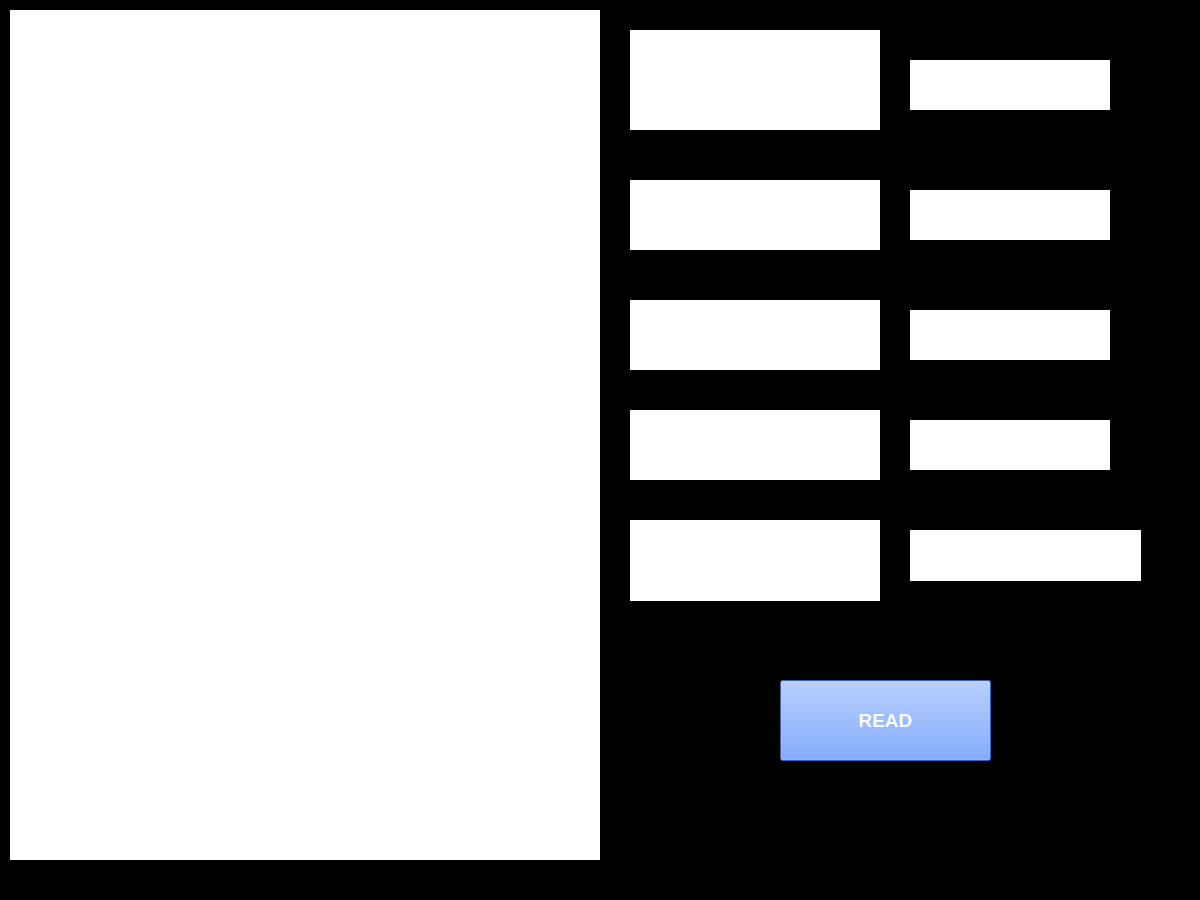
<?xml version="1.0" encoding="UTF-8"?>
<ui version="4.0">
 <class>MainWindow</class>
 <widget class="QMainWindow" name="MainWindow">
  <property name="geometry">
   <rect>
    <x>0</x>
    <y>0</y>
    <width>1200</width>
    <height>900</height>
   </rect>
  </property>
  <property name="acceptDrops">
   <bool>false</bool>
  </property>
  <property name="windowTitle">
   <string>MainWindow</string>
  </property>
  <property name="styleSheet">
   <string notr="true">background-color:black;</string>
  </property>
  <widget class="QWidget" name="centralwidget">
   <widget class="QLabel" name="image_label">
    <property name="geometry">
     <rect>
      <x>10</x>
      <y>10</y>
      <width>590</width>
      <height>850</height>
     </rect>
    </property>
    <property name="sizePolicy">
     <sizepolicy hsizetype="Fixed" vsizetype="Fixed">
      <horstretch>0</horstretch>
      <verstretch>0</verstretch>
     </sizepolicy>
    </property>
    <property name="font">
     <font>
      <stylestrategy>PreferDefault</stylestrategy>
     </font>
    </property>
    <property name="acceptDrops">
     <bool>false</bool>
    </property>
    <property name="styleSheet">
     <string notr="true">QLabel{
background-color:white;
border-color:black;
border-width:1px;
}</string>
    </property>
    <property name="frameShadow">
     <enum>QFrame::Raised</enum>
    </property>
    <property name="text">
     <string/>
    </property>
    <property name="scaledContents">
     <bool>false</bool>
    </property>
    <property name="alignment">
     <set>Qt::AlignLeading|Qt::AlignLeft|Qt::AlignTop</set>
    </property>
    <property name="textInteractionFlags">
     <set>Qt::NoTextInteraction</set>
    </property>
   </widget>
   <widget class="QLabel" name="image_name">
    <property name="geometry">
     <rect>
      <x>630</x>
      <y>30</y>
      <width>250</width>
      <height>100</height>
     </rect>
    </property>
    <property name="styleSheet">
     <string notr="true">QLabel{
background-color:white;
border-color:black;
border-style:plane;
border-width:1px;
}</string>
    </property>
    <property name="text">
     <string/>
    </property>
   </widget>
   <widget class="QLabel" name="image_data">
    <property name="geometry">
     <rect>
      <x>630</x>
      <y>180</y>
      <width>250</width>
      <height>70</height>
     </rect>
    </property>
    <property name="styleSheet">
     <string notr="true">QLabel{
background-color:white;
border-color:black;
border-style:plane;
border-width:1px;
}</string>
    </property>
    <property name="text">
     <string/>
    </property>
   </widget>
   <widget class="QLabel" name="image_targa">
    <property name="geometry">
     <rect>
      <x>630</x>
      <y>300</y>
      <width>250</width>
      <height>70</height>
     </rect>
    </property>
    <property name="styleSheet">
     <string notr="true">QLabel{
background-color:white;
border-color:black;
border-style:plane;
border-width:1px;
}</string>
    </property>
    <property name="text">
     <string/>
    </property>
   </widget>
   <widget class="QLabel" name="text_name">
    <property name="geometry">
     <rect>
      <x>910</x>
      <y>60</y>
      <width>200</width>
      <height>50</height>
     </rect>
    </property>
    <property name="styleSheet">
     <string notr="true">QLabel{
background-color:white;
border-color:black;
border-style:plane;
border-width:1px;
}</string>
    </property>
    <property name="text">
     <string/>
    </property>
   </widget>
   <widget class="QLabel" name="text_data">
    <property name="geometry">
     <rect>
      <x>910</x>
      <y>190</y>
      <width>200</width>
      <height>50</height>
     </rect>
    </property>
    <property name="styleSheet">
     <string notr="true">QLabel{
background-color:white;
border-color:black;
border-style:plane;
border-width:1px;
}</string>
    </property>
    <property name="text">
     <string/>
    </property>
   </widget>
   <widget class="QLabel" name="text_targa">
    <property name="geometry">
     <rect>
      <x>910</x>
      <y>310</y>
      <width>200</width>
      <height>50</height>
     </rect>
    </property>
    <property name="styleSheet">
     <string notr="true">QLabel{
background-color:white;
border-color:black;
border-style:plane;
border-width:1px;
}</string>
    </property>
    <property name="text">
     <string/>
    </property>
   </widget>
   <widget class="QPushButton" name="readButton">
    <property name="geometry">
     <rect>
      <x>780</x>
      <y>680</y>
      <width>211</width>
      <height>81</height>
     </rect>
    </property>
    <property name="font">
     <font>
      <pointsize>14</pointsize>
      <weight>75</weight>
      <bold>true</bold>
     </font>
    </property>
    <property name="styleSheet">
     <string notr="true">background-color:rgb(76, 133, 255);
color:white;</string>
    </property>
    <property name="text">
     <string>READ</string>
    </property>
   </widget>
   <widget class="QLabel" name="image_cf">
    <property name="geometry">
     <rect>
      <x>630</x>
      <y>410</y>
      <width>250</width>
      <height>70</height>
     </rect>
    </property>
    <property name="styleSheet">
     <string notr="true">QLabel{
background-color:white;
border-color:black;
border-style:plane;
border-width:1px;
}</string>
    </property>
    <property name="text">
     <string/>
    </property>
   </widget>
   <widget class="QLabel" name="text_cf">
    <property name="geometry">
     <rect>
      <x>910</x>
      <y>420</y>
      <width>200</width>
      <height>50</height>
     </rect>
    </property>
    <property name="styleSheet">
     <string notr="true">QLabel{
background-color:white;
border-color:black;
border-style:plane;
border-width:1px;
}</string>
    </property>
    <property name="text">
     <string/>
    </property>
   </widget>
   <widget class="QLabel" name="text_via">
    <property name="geometry">
     <rect>
      <x>910</x>
      <y>530</y>
      <width>231</width>
      <height>51</height>
     </rect>
    </property>
    <property name="styleSheet">
     <string notr="true">QLabel{
background-color:white;
border-color:black;
border-style:plane;
border-width:1px;
}</string>
    </property>
    <property name="text">
     <string/>
    </property>
   </widget>
   <widget class="QLabel" name="image_via">
    <property name="geometry">
     <rect>
      <x>630</x>
      <y>520</y>
      <width>250</width>
      <height>81</height>
     </rect>
    </property>
    <property name="styleSheet">
     <string notr="true">QLabel{
background-color:white;
border-color:black;
border-style:plane;
border-width:1px;
}</string>
    </property>
    <property name="text">
     <string/>
    </property>
   </widget>
  </widget>
  <widget class="QMenuBar" name="menubar">
   <property name="geometry">
    <rect>
     <x>0</x>
     <y>0</y>
     <width>1200</width>
     <height>21</height>
    </rect>
   </property>
  </widget>
  <widget class="QStatusBar" name="statusbar"/>
 </widget>
 <resources/>
 <connections/>
</ui>
